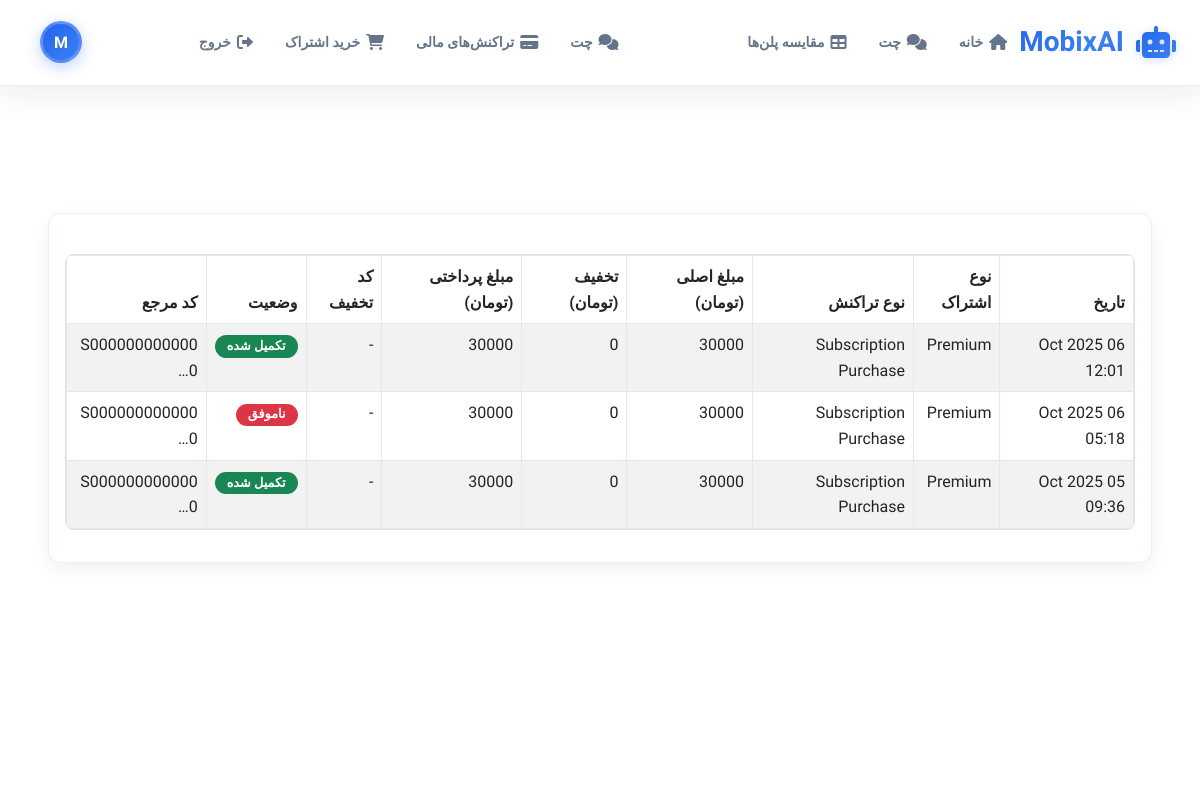
The app's page /financial-transactions/ (signed in), older data.
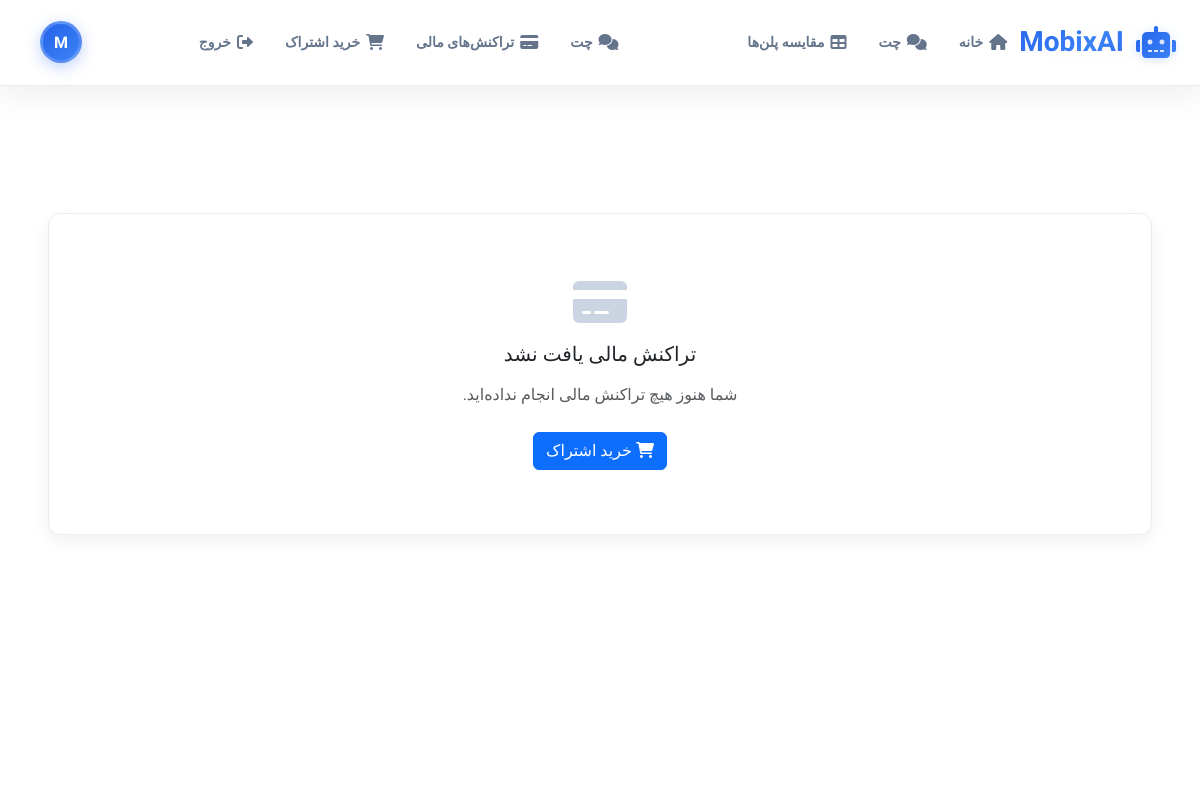
The same page, newer data.
### subscriptions/models.py (models this page shows, shortened)
class FinancialTransaction(models.Model):
    TRANSACTION_TYPES = [
        ('subscription_purchase', 'Subscription Purchase'),
        ('subscription_upgrade', 'Subscription Upgrade'),
        ('subscription_renewal', 'Subscription Renewal'),
    ]
    TRANSACTION_STATUS = [
        ('pending', 'Pending'),
        ('completed', 'Completed'),
        ('failed', 'Failed'),
        ('refunded', 'Refunded'),
    ]
    user = models.ForeignKey(User, on_delete=models.CASCADE, related_name='financial_transactions')
    subscription_type = models.ForeignKey(SubscriptionType, on_delete=models.CASCADE, null=True, blank=True)
    transaction_type = models.CharField(max_length=30, choices=TRANSACTION_TYPES)
    status = models.CharField(max_length=20, choices=TRANSACTION_STATUS, default='pending')
    amount = models.DecimalField(max_digits=10, decimal_places=2, help_text="Amount in Tomans")
    original_amount = models.DecimalField(max_digits=10, decimal_places=2, null=True, blank=True, help_text="Original amount before discounts in Tomans")
    discount_amount = models.DecimalField(max_digits=10, decimal_places=2, default=0, help_text="Discount amount in Tomans")
    authority = models.CharField(max_length=100, unique=True, help_text="Payment authority from gateway")
    reference_id = models.CharField(max_length=100, null=True, blank=True, help_text="Reference ID from payment gateway")
    discount_code = models.ForeignKey(DiscountCode, on_delete=models.SET_NULL, null=True, blank=True)
    created_at = models.DateTimeField(default=timezone.now)
    updated_at = models.DateTimeField(auto_now=True)
    class Meta:
        db_table = 'financial_transactions'
        verbose_name = "Financial Transaction"
        verbose_name_plural = "Financial Transactions"
        ordering = ['-created_at']

class SubscriptionType(models.Model):
    name = models.CharField(max_length=50, unique=True)
    description = models.TextField(blank=True)
    price = models.DecimalField(max_digits=10, decimal_places=2, default=0)
    duration_days = models.IntegerField(default=30, help_text="Subscription duration in days")
    sku = models.CharField(max_length=50, unique=True, help_text="Stock Keeping Unit for the subscription")
    max_tokens = models.IntegerField(default=0, help_text="Maximum tokens allowed for this subscription (0 for unlimited)")
    max_tokens_free = models.IntegerField(default=0, help_text="Maximum free tokens allowed for this subscription (0 for unlimited)")
    max_openrouter_cost_usd = models.DecimalField(
        max_digits=10,
        decimal_places=2,
        default=0,
        help_text="Maximum OpenRouter API cost in USD allowed for this subscription (0 for unlimited)"
    )
    hourly_max_messages = models.IntegerField(default=0, help_text="Maximum messages per hour (0 for unlimited)")
    hourly_max_tokens = models.IntegerField(default=0, help_text="Maximum tokens per hour (0 for unlimited)")
    three_hours_max_messages = models.IntegerField(default=0, help_text="Maximum messages per 3 hours (0 for unlimited)")
    three_hours_max_tokens = models.IntegerField(default=0, help_text="Maximum tokens per 3 hours (0 for unlimited)")
    twelve_hours_max_messages = models.IntegerField(default=0, help_text="Maximum messages per 12 hours (0 for unlimited)")
    twelve_hours_max_tokens = models.IntegerField(default=0, help_text="Maximum tokens per 12 hours (0 for unlimited)")
    daily_max_messages = models.IntegerField(default=0, help_text="Maximum messages per day (0 for unlimited)")
    daily_max_tokens = models.IntegerField(default=0, help_text="Maximum tokens per day (0 for unlimited)")
    weekly_max_messages = models.IntegerField(default=0, help_text="Maximum messages per week (0 for unlimited)")
    weekly_max_tokens = models.IntegerField(default=0, help_text="Maximum tokens per week (0 for unlimited)")
    monthly_max_messages = models.IntegerField(default=0, help_text="Maximum messages per month (0 for unlimited)")
    monthly_max_tokens = models.IntegerField(default=0, help_text="Maximum tokens per month (0 for unlimited)")
    monthly_free_model_messages = models.IntegerField(default=0, help_text="Maximum free model messages per month (0 for unlimited)")
    monthly_free_model_tokens = models.IntegerField(default=0, help_text="Maximum free model tokens per month (0 for unlimited)")
    daily_image_generation_limit = models.IntegerField(default=10, help_text="Maximum images that can be generated per day (0 for unlimited)")
    weekly_image_generation_limit = models.IntegerField(default=50, help_text="Maximum images that can be generated per week (0 for unlimited)")
    monthly_image_generation_limit = models.IntegerField(default=200, help_text="Maximum images that can be generated per month (0 for unlimited)")
    is_active = models.BooleanField(default=True)
    created_at = models.DateTimeField(default=timezone.now)
    class Meta:
        db_table = 'subscription_types'

### core/views.py (the view)
# urls.py: path('financial-transactions/', views.financial_transactions, name='financial_transactions'),
@login_required
def financial_transactions(request):
    FinancialTransaction = apps.get_model('subscriptions', 'FinancialTransaction')
    transactions = FinancialTransaction.objects.filter(
        user=request.user
    ).order_by('-created_at')
    paginator = Paginator(transactions, 10)
    page_number = request.GET.get('page')
    page_obj = paginator.get_page(page_number)
    context = {
        'transactions': page_obj,
    }
    return render(request, 'financial_transactions.html', context)

### accounts/models.py (called while the page is built)
    def get_subscription_type(self):
        try:
            user_subscription = self.subscription
            if user_subscription.is_active:
                if user_subscription.end_date and user_subscription.end_date < timezone.now():
                    user_subscription.is_active = False
                    user_subscription.save()
                    return None
                return user_subscription.subscription_type
        except:
            pass
        return None

    def get_subscription_info(self):
        try:
            user_subscription = self.subscription
            if user_subscription.is_active:
                if user_subscription.end_date and user_subscription.end_date < timezone.now():
                    user_subscription.is_active = False
                    user_subscription.save()
                    return None
                return user_subscription
        except:
            pass
        return None

### templates/financial_transactions.html (shortened to what the changed rows need)
{% extends 'base.html' %}
{% block content %}
<div class="chatgpt-container">
    <div class="chatgpt-layout">
        <div class="main-content">
            <div class="chat-messages-container">
                <div class="chat-messages">
                    {% if user.is_authenticated %}
                        <div class="card" style="border: 1px solid #E6EEF6; border-radius: 12px; box-shadow: 0 6px 18px rgba(11,18,32,0.06);">
                            <div class="card-body">
                                {% if transactions %}
                                    <div class="table-responsive">
                                        <table class="table table-striped table-hover">
                                            <thead>
                                                <tr>
                                                    <th>تاریخ</th>
                                                    <th>نوع اشتراک</th>
                                                    <th>نوع تراکنش</th>
                                                    <th>مبلغ اصلی (تومان)</th>
                                                    <th>تخفیف (تومان)</th>
                                                    <th>مبلغ پرداختی (تومان)</th>
                                                    <th>کد تخفیف</th>
                                                    <th>وضعیت</th>
                                                    <th>کد مرجع</th>
                                                </tr>
                                            </thead>
                                            <tbody>
                                                {% for transaction in transactions %}
                                                <tr>
                                                    <td>{{ transaction.created_at|date:"d M Y H:i" }}</td>
                                                    <td>
                                                        {% if transaction.subscription_type %}
                                                            {{ transaction.subscription_type.name }}
                                                        {% else %}
                                                            -
                                                        {% endif %}
                                                    </td>
                                                    <td>{{ transaction.get_transaction_type_display }}</td>
                                                    <td>
                                                        {% if transaction.original_amount %}
                                                            {{ transaction.original_amount|floatformat:0 }}
                                                        {% else %}
                                                            -
                                                        {% endif %}
                                                    </td>
                                                    <td>{{ transaction.discount_amount|floatformat:0 }}</td>
                                                    <td>{{ transaction.amount|floatformat:0 }}</td>
                                                    <td>
                                                        {% if transaction.discount_code %}
                                                            {{ transaction.discount_code.code }}
                                                        {% else %}
                                                            -
                                                        {% endif %}
                                                    </td>
                                                    <td>
                                                        {% if transaction.status == 'completed' %}
                                                            <span class="badge bg-success">تکمیل شده</span>
                                                        {% elif transaction.status == 'pending' %}
                                                            <span class="badge bg-warning">در انتظار</span>
                                                        {% elif transaction.status == 'failed' %}
                                                            <span class="badge bg-danger">ناموفق</span>
                                                        {% elif transaction.status == 'refunded' %}
                                                            <span class="badge bg-info">برگشت داده شده</span>
                                                        {% endif %}
                                                    </td>
                                                    <td>{{ transaction.reference_id|truncatechars:15 }}</td>
                                                </tr>
                                                {% endfor %}
                                            </tbody>
                                        </table>
                                    </div>
                                {% else %}
                                    <div class="text-center py-5">
                                        <i class="fas fa-credit-card fa-3x mb-3" style="color: #CBD5E1;"></i>
                                        <h5 class="mb-3">تراکنش مالی یافت نشد</h5>
                                        <p class="text-muted mb-4">شما هنوز هیچ تراکنش مالی انجام نداده‌اید.</p>
                                        <a href="{% url 'purchase_subscription' %}" class="btn btn-primary">
                                            <i class="fas fa-shopping-cart"></i> خرید اشتراک
                                        </a>
                                    </div>
                                {% endif %}
                            </div>
                        </div>
                    {% endif %}
                </div>
            </div>
        </div>
    </div>
</div>
{% endblock %}

Row changes from the older to the newer data that the page shows:
removed FinancialTransaction: status "تکمیل شده"
removed FinancialTransaction: status "ناموفق"
removed FinancialTransaction: status "تکمیل شده"
Text that changed along with them:
text no longer shown: "تاریخ نوع اشتراک نوع تراکنش مبلغ اصلی (تومان) تخفیف (تومان) مبلغ پرداختی (تومان) کد تخفیف وضعیت کد مرجع"
text now shown: "تراکنش مالی یافت نشد شما هنوز هیچ تراکنش مالی انجام نداده‌اید. خرید اشتراک"
